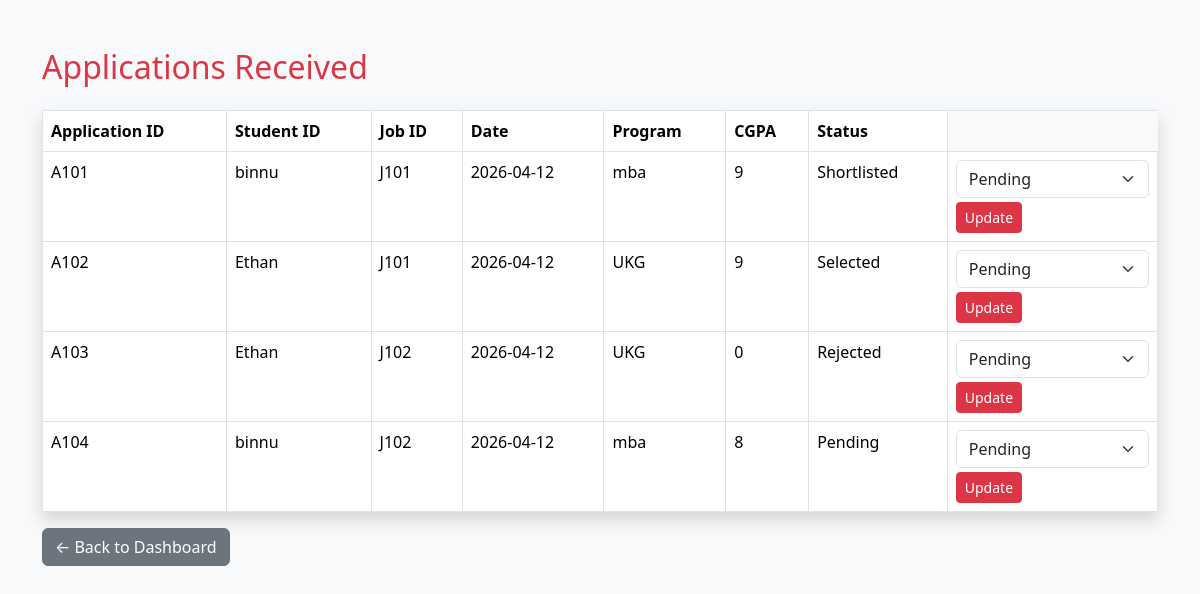
The app's page /company/applications (signed in) with its own data.
### tables this page shows
CREATE TABLE applications(
            application_id TEXT PRIMARY KEY,
            student_id TEXT,
            job_id TEXT,
            application_date TEXT,
            program TEXT,
            cgpa TEXT,
            status TEXT
        );

CREATE TABLE students(
            student_id TEXT PRIMARY KEY,
            student_name TEXT,
            program_name TEXT,
            mobile_number TEXT,
            email_id TEXT,
            password TEXT
        );

### app.py (the view)
@app.route("/company/applications")
def company_applications():
    if "company_id" not in session:
        return redirect("/company/login")
    company_id = session["company_id"]
    conn = get_connection()
    cursor = conn.cursor()
    cursor.execute("""
    SELECT
        applications.application_id,
        students.student_name,
        applications.job_id,
        applications.application_date,
        applications.program,
        applications.cgpa,
        applications.status
    FROM applications
    JOIN jobs ON applications.job_id = jobs.job_id
    JOIN students ON applications.student_id = students.student_id
    WHERE jobs.company_id = ?
""", (company_id,))
    applications = cursor.fetchall()
    conn.close()
    return render_template("companyapplications.html", applications=applications)

### app.py (called while the page is built)
def get_connection():
    return sqlite3.connect(
        r"C:\Users\binnu\OneDrive\Desktop\iit_project\placement.db",
        timeout=10,
        check_same_thread=False
    )

### templates/companyapplications.html (shortened to what this page needs)
<!DOCTYPE html>
<html>
<head>
    <link href="https://cdn.jsdelivr.net/npm/bootstrap@5.3.3/dist/css/bootstrap.min.css" rel="stylesheet">
</head>
<body class="bg-light">
<div class="container py-5">
    <h2 class="text-danger mb-4">Applications Received</h2>
    <table class="table table-bordered shadow">
        <tr>
            <th>Application ID</th>
            <th>Student ID</th>
            <th>Job ID</th>
            <th>Date</th>
            <th>Program</th>
            <th>CGPA</th>
            <th>Status</th>
        </tr>
        {% for app in applications %}
        <tr>
    <td>{{ app[0] }}</td>
    <td>{{ app[1] }}</td>
    <td>{{ app[2] }}</td>
    <td>{{ app[3] }}</td>
    <td>{{ app[4] }}</td>
    <td>{{ app[5] }}</td>
    <td>{{ app[6] }}</td>
            <td>
                <form method="POST" action="/company/application/update/{{ app[0] }}">
                    <select name="status" class="form-select mb-1">
                        <option>Pending</option>
                    </select>
                    <button class="btn btn-danger btn-sm">Update</button>
                </form>
            </td>
        </tr>
        {% endfor %}
    </table>
<div class="mt-3">
    <a href="/company/dashboard" class="btn btn-secondary">
        ← Back to Dashboard
    </a>
</div>
</div>
</body>
</html>

### records on screen
applications: application_id "A101", student_name "binnu", job "J101", application_date "2026-04-12", program "mba", cgpa "9", status "Shortlisted"
applications: application_id "A102", student_name "Ethan", job "J101", application_date "2026-04-12", program "UKG", cgpa "9", status "Selected"
applications: application_id "A103", student_name "Ethan", job "J102", application_date "2026-04-12", program "UKG", cgpa "0", status "Rejected"
applications: application_id "A104", student_name "binnu", job "J102", application_date "2026-04-12", program "mba", cgpa "8", status "Pending"
